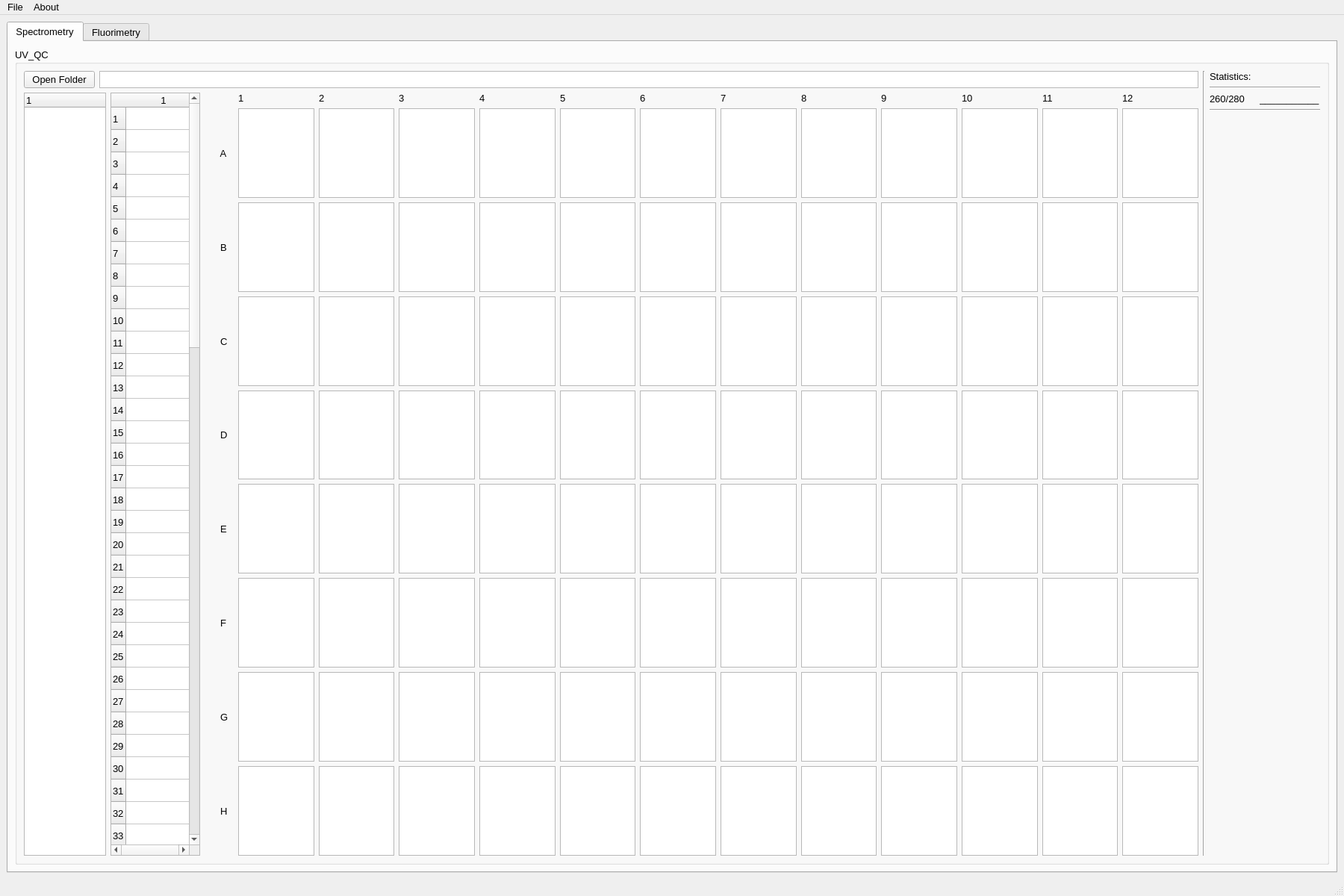
<?xml version="1.0" encoding="UTF-8"?>
<ui version="4.0">
 <class>QC</class>
 <widget class="QMainWindow" name="QC">
  <property name="windowModality">
   <enum>Qt::NonModal</enum>
  </property>
  <property name="enabled">
   <bool>true</bool>
  </property>
  <property name="geometry">
   <rect>
    <x>0</x>
    <y>0</y>
    <width>1800</width>
    <height>1200</height>
   </rect>
  </property>
  <property name="sizePolicy">
   <sizepolicy hsizetype="Expanding" vsizetype="Expanding">
    <horstretch>0</horstretch>
    <verstretch>0</verstretch>
   </sizepolicy>
  </property>
  <property name="minimumSize">
   <size>
    <width>1800</width>
    <height>1200</height>
   </size>
  </property>
  <property name="maximumSize">
   <size>
    <width>1800</width>
    <height>1200</height>
   </size>
  </property>
  <property name="font">
   <font>
    <pointsize>10</pointsize>
   </font>
  </property>
  <property name="windowTitle">
   <string>BTC_QC</string>
  </property>
  <property name="documentMode">
   <bool>false</bool>
  </property>
  <property name="tabShape">
   <enum>QTabWidget::Rounded</enum>
  </property>
  <widget class="QWidget" name="centralwidget">
   <layout class="QHBoxLayout" name="horizontalLayout">
    <item>
     <layout class="QVBoxLayout" name="verticalLayout">
      <item>
       <widget class="QTabWidget" name="tabWidget">
        <property name="sizePolicy">
         <sizepolicy hsizetype="Expanding" vsizetype="Ignored">
          <horstretch>0</horstretch>
          <verstretch>0</verstretch>
         </sizepolicy>
        </property>
        <property name="font">
         <font>
          <pointsize>10</pointsize>
         </font>
        </property>
        <property name="contextMenuPolicy">
         <enum>Qt::DefaultContextMenu</enum>
        </property>
        <property name="layoutDirection">
         <enum>Qt::LeftToRight</enum>
        </property>
        <property name="currentIndex">
         <number>0</number>
        </property>
        <widget class="QWidget" name="tab">
         <attribute name="title">
          <string>Spectrometry</string>
         </attribute>
         <layout class="QVBoxLayout" name="verticalLayout_7">
          <item>
           <widget class="QGroupBox" name="CSVgroupBox">
            <property name="minimumSize">
             <size>
              <width>800</width>
              <height>600</height>
             </size>
            </property>
            <property name="maximumSize">
             <size>
              <width>1920</width>
              <height>1280</height>
             </size>
            </property>
            <property name="title">
             <string>UV_QC</string>
            </property>
            <layout class="QHBoxLayout" name="horizontalLayout_8">
             <item>
              <layout class="QVBoxLayout" name="verticalLayout_2">
               <item>
                <layout class="QHBoxLayout" name="horizontalLayout_3">
                 <item>
                  <widget class="QPushButton" name="pushButton_6">
                   <property name="text">
                    <string>  Open Folder  </string>
                   </property>
                  </widget>
                 </item>
                 <item>
                  <widget class="QTextEdit" name="textEdit">
                   <property name="enabled">
                    <bool>true</bool>
                   </property>
                   <property name="sizePolicy">
                    <sizepolicy hsizetype="Expanding" vsizetype="Ignored">
                     <horstretch>0</horstretch>
                     <verstretch>0</verstretch>
                    </sizepolicy>
                   </property>
                   <property name="verticalScrollBarPolicy">
                    <enum>Qt::ScrollBarAlwaysOff</enum>
                   </property>
                   <property name="horizontalScrollBarPolicy">
                    <enum>Qt::ScrollBarAlwaysOff</enum>
                   </property>
                  </widget>
                 </item>
                </layout>
               </item>
               <item>
                <layout class="QHBoxLayout" name="horizontalLayout_5">
                 <item>
                  <widget class="QTreeWidget" name="treeWidget">
                   <property name="sizePolicy">
                    <sizepolicy hsizetype="Preferred" vsizetype="Expanding">
                     <horstretch>0</horstretch>
                     <verstretch>0</verstretch>
                    </sizepolicy>
                   </property>
                   <property name="minimumSize">
                    <size>
                     <width>110</width>
                     <height>0</height>
                    </size>
                   </property>
                   <property name="maximumSize">
                    <size>
                     <width>1677</width>
                     <height>16777</height>
                    </size>
                   </property>
                  </widget>
                 </item>
                 <item>
                  <spacer name="horizontalSpacer">
                   <property name="orientation">
                    <enum>Qt::Horizontal</enum>
                   </property>
                   <property name="sizeHint" stdset="0">
                    <size>
                     <width>40</width>
                     <height>20</height>
                    </size>
                   </property>
                  </spacer>
                 </item>
                 <item>
                  <widget class="QTableWidget" name="tableWidget">
                   <property name="sizePolicy">
                    <sizepolicy hsizetype="Minimum" vsizetype="Expanding">
                     <horstretch>0</horstretch>
                     <verstretch>0</verstretch>
                    </sizepolicy>
                   </property>
                   <property name="minimumSize">
                    <size>
                     <width>120</width>
                     <height>0</height>
                    </size>
                   </property>
                   <property name="maximumSize">
                    <size>
                     <width>16777</width>
                     <height>16777</height>
                    </size>
                   </property>
                   <property name="midLineWidth">
                    <number>5</number>
                   </property>
                   <property name="verticalScrollBarPolicy">
                    <enum>Qt::ScrollBarAlwaysOn</enum>
                   </property>
                   <property name="horizontalScrollBarPolicy">
                    <enum>Qt::ScrollBarAlwaysOn</enum>
                   </property>
                   <property name="sizeAdjustPolicy">
                    <enum>QAbstractScrollArea::AdjustToContents</enum>
                   </property>
                   <property name="rowCount">
                    <number>96</number>
                   </property>
                   <property name="columnCount">
                    <number>1</number>
                   </property>
                   <attribute name="horizontalHeaderMinimumSectionSize">
                    <number>30</number>
                   </attribute>
                   <row/>
                   <row/>
                   <row/>
                   <row/>
                   <row/>
                   <row/>
                   <row/>
                   <row/>
                   <row/>
                   <row/>
                   <row/>
                   <row/>
                   <row/>
                   <row/>
                   <row/>
                   <row/>
                   <row/>
                   <row/>
                   <row/>
                   <row/>
                   <row/>
                   <row/>
                   <row/>
                   <row/>
                   <row/>
                   <row/>
                   <row/>
                   <row/>
                   <row/>
                   <row/>
                   <row/>
                   <row/>
                   <row/>
                   <row/>
                   <row/>
                   <row/>
                   <row/>
                   <row/>
                   <row/>
                   <row/>
                   <row/>
                   <row/>
                   <row/>
                   <row/>
                   <row/>
                   <row/>
                   <row/>
                   <row/>
                   <row/>
                   <row/>
                   <row/>
                   <row/>
                   <row/>
                   <row/>
                   <row/>
                   <row/>
                   <row/>
                   <row/>
                   <row/>
                   <row/>
                   <row/>
                   <row/>
                   <row/>
                   <row/>
                   <row/>
                   <row/>
                   <row/>
                   <row/>
                   <row/>
                   <row/>
                   <row/>
                   <row/>
                   <row/>
                   <row/>
                   <row/>
                   <row/>
                   <row/>
                   <row/>
                   <row/>
                   <row/>
                   <row/>
                   <row/>
                   <row/>
                   <row/>
                   <row/>
                   <row/>
                   <row/>
                   <row/>
                   <row/>
                   <row/>
                   <row/>
                   <row/>
                   <row/>
                   <row/>
                   <row/>
                   <row/>
                   <column/>
                  </widget>
                 </item>
                 <item>
                  <layout class="QGridLayout" name="gridLayout_3">
                   <item row="4" column="6">
                    <widget class="QGraphicsView" name="graphicsView_38"/>
                   </item>
                   <item row="4" column="13">
                    <widget class="QGraphicsView" name="graphicsView_45"/>
                   </item>
                   <item row="0" column="13">
                    <widget class="QLabel" name="label_18">
                     <property name="text">
                      <string>12</string>
                     </property>
                    </widget>
                   </item>
                   <item row="5" column="3">
                    <widget class="QGraphicsView" name="graphicsView_47"/>
                   </item>
                   <item row="3" column="9">
                    <widget class="QGraphicsView" name="graphicsView_29"/>
                   </item>
                   <item row="2" column="5">
                    <widget class="QGraphicsView" name="graphicsViewB4"/>
                   </item>
                   <item row="2" column="6">
                    <widget class="QGraphicsView" name="graphicsViewB5"/>
                   </item>
                   <item row="3" column="12">
                    <widget class="QGraphicsView" name="graphicsView_32"/>
                   </item>
                   <item row="5" column="7">
                    <widget class="QGraphicsView" name="graphicsView_51"/>
                   </item>
                   <item row="3" column="6">
                    <widget class="QGraphicsView" name="graphicsView_26"/>
                   </item>
                   <item row="0" column="11">
                    <widget class="QLabel" name="label_16">
                     <property name="text">
                      <string>10</string>
                     </property>
                    </widget>
                   </item>
                   <item row="6" column="11">
                    <widget class="QGraphicsView" name="graphicsView_67"/>
                   </item>
                   <item row="1" column="10">
                    <widget class="QGraphicsView" name="graphicsView_9"/>
                   </item>
                   <item row="3" column="5">
                    <widget class="QGraphicsView" name="graphicsView_25"/>
                   </item>
                   <item row="3" column="2">
                    <widget class="QGraphicsView" name="graphicsViewC1"/>
                   </item>
                   <item row="6" column="9">
                    <widget class="QGraphicsView" name="graphicsView_65"/>
                   </item>
                   <item row="7" column="5">
                    <widget class="QGraphicsView" name="graphicsView_73"/>
                   </item>
                   <item row="7" column="1">
                    <widget class="QLabel" name="label_25">
                     <property name="text">
                      <string>  G  </string>
                     </property>
                    </widget>
                   </item>
                   <item row="4" column="2">
                    <widget class="QGraphicsView" name="graphicsView_34"/>
                   </item>
                   <item row="7" column="7">
                    <widget class="QGraphicsView" name="graphicsView_75"/>
                   </item>
                   <item row="3" column="11">
                    <widget class="QGraphicsView" name="graphicsView_31"/>
                   </item>
                   <item row="1" column="4">
                    <widget class="QGraphicsView" name="graphicsView_3"/>
                   </item>
                   <item row="2" column="13">
                    <widget class="QGraphicsView" name="graphicsViewB12"/>
                   </item>
                   <item row="7" column="2">
                    <widget class="QGraphicsView" name="graphicsView_70"/>
                   </item>
                   <item row="3" column="4">
                    <widget class="QGraphicsView" name="graphicsView_24"/>
                   </item>
                   <item row="1" column="5">
                    <widget class="QGraphicsView" name="graphicsView_4"/>
                   </item>
                   <item row="0" column="3">
                    <widget class="QLabel" name="label_4">
                     <property name="text">
                      <string>2</string>
                     </property>
                    </widget>
                   </item>
                   <item row="0" column="8">
                    <widget class="QLabel" name="label_9">
                     <property name="text">
                      <string>7</string>
                     </property>
                    </widget>
                   </item>
                   <item row="7" column="9">
                    <widget class="QGraphicsView" name="graphicsView_77"/>
                   </item>
                   <item row="1" column="8">
                    <widget class="QGraphicsView" name="graphicsView_7"/>
                   </item>
                   <item row="2" column="12">
                    <widget class="QGraphicsView" name="graphicsViewB11"/>
                   </item>
                   <item row="2" column="7">
                    <widget class="QGraphicsView" name="graphicsViewB6"/>
                   </item>
                   <item row="7" column="6">
                    <widget class="QGraphicsView" name="graphicsView_74"/>
                   </item>
                   <item row="4" column="5">
                    <widget class="QGraphicsView" name="graphicsView_37"/>
                   </item>
                   <item row="0" column="5">
                    <widget class="QLabel" name="label_6">
                     <property name="text">
                      <string>4</string>
                     </property>
                    </widget>
                   </item>
                   <item row="3" column="13">
                    <widget class="QGraphicsView" name="graphicsView_33"/>
                   </item>
                   <item row="2" column="2">
                    <widget class="QGraphicsView" name="graphicsViewB1"/>
                   </item>
                   <item row="7" column="4">
                    <widget class="QGraphicsView" name="graphicsView_72"/>
                   </item>
                   <item row="4" column="12">
                    <widget class="QGraphicsView" name="graphicsView_44"/>
                   </item>
                   <item row="6" column="6">
                    <widget class="QGraphicsView" name="graphicsView_62"/>
                   </item>
                   <item row="2" column="1">
                    <widget class="QLabel" name="label_20">
                     <property name="text">
                      <string>  B  </string>
                     </property>
                    </widget>
                   </item>
                   <item row="6" column="7">
                    <widget class="QGraphicsView" name="graphicsView_63"/>
                   </item>
                   <item row="4" column="3">
                    <widget class="QGraphicsView" name="graphicsView_35"/>
                   </item>
                   <item row="1" column="6">
                    <widget class="QGraphicsView" name="graphicsView_5"/>
                   </item>
                   <item row="0" column="6">
                    <widget class="QLabel" name="label_7">
                     <property name="text">
                      <string>5</string>
                     </property>
                    </widget>
                   </item>
                   <item row="4" column="11">
                    <widget class="QGraphicsView" name="graphicsView_43"/>
                   </item>
                   <item row="6" column="13">
                    <widget class="QGraphicsView" name="graphicsView_69"/>
                   </item>
                   <item row="6" column="10">
                    <widget class="QGraphicsView" name="graphicsView_66"/>
                   </item>
                   <item row="5" column="9">
                    <widget class="QGraphicsView" name="graphicsView_53"/>
                   </item>
                   <item row="6" column="1">
                    <widget class="QLabel" name="label_24">
                     <property name="text">
                      <string>  F  </string>
                     </property>
                    </widget>
                   </item>
                   <item row="5" column="1">
                    <widget class="QLabel" name="label_23">
                     <property name="text">
                      <string>  E  </string>
                     </property>
                    </widget>
                   </item>
                   <item row="4" column="4">
                    <widget class="QGraphicsView" name="graphicsView_36"/>
                   </item>
                   <item row="6" column="12">
                    <widget class="QGraphicsView" name="graphicsView_68"/>
                   </item>
                   <item row="5" column="8">
                    <widget class="QGraphicsView" name="graphicsView_52"/>
                   </item>
                   <item row="0" column="7">
                    <widget class="QLabel" name="label_8">
                     <property name="text">
                      <string>6</string>
                     </property>
                    </widget>
                   </item>
                   <item row="6" column="5">
                    <widget class="QGraphicsView" name="graphicsView_61"/>
                   </item>
                   <item row="5" column="6">
                    <widget class="QGraphicsView" name="graphicsView_50"/>
                   </item>
                   <item row="2" column="9">
                    <widget class="QGraphicsView" name="graphicsViewB8"/>
                   </item>
                   <item row="6" column="4">
                    <widget class="QGraphicsView" name="graphicsView_60"/>
                   </item>
                   <item row="1" column="3">
                    <widget class="QGraphicsView" name="graphicsViewA2"/>
                   </item>
                   <item row="3" column="7">
                    <widget class="QGraphicsView" name="graphicsView_27"/>
                   </item>
                   <item row="4" column="8">
                    <widget class="QGraphicsView" name="graphicsView_40"/>
                   </item>
                   <item row="6" column="3">
                    <widget class="QGraphicsView" name="graphicsView_59"/>
                   </item>
                   <item row="1" column="2">
                    <widget class="QGraphicsView" name="graphicsViewA1"/>
                   </item>
                   <item row="4" column="1">
                    <widget class="QLabel" name="label_22">
                     <property name="text">
                      <string>  D  </string>
                     </property>
                    </widget>
                   </item>
                   <item row="2" column="4">
                    <widget class="QGraphicsView" name="graphicsViewB3"/>
                   </item>
                   <item row="2" column="3">
                    <widget class="QGraphicsView" name="graphicsViewB2"/>
                   </item>
                   <item row="0" column="4">
                    <widget class="QLabel" name="label_5">
                     <property name="text">
                      <string>3</string>
                     </property>
                    </widget>
                   </item>
                   <item row="0" column="12">
                    <widget class="QLabel" name="label_17">
                     <property name="text">
                      <string>11</string>
                     </property>
                    </widget>
                   </item>
                   <item row="6" column="8">
                    <widget class="QGraphicsView" name="graphicsView_64"/>
                   </item>
                   <item row="4" column="10">
                    <widget class="QGraphicsView" name="graphicsView_42"/>
                   </item>
                   <item row="5" column="10">
                    <widget class="QGraphicsView" name="graphicsView_54"/>
                   </item>
                   <item row="7" column="12">
                    <widget class="QGraphicsView" name="graphicsView_80"/>
                   </item>
                   <item row="5" column="11">
                    <widget class="QGraphicsView" name="graphicsView_55"/>
                   </item>
                   <item row="0" column="10">
                    <widget class="QLabel" name="label_15">
                     <property name="text">
                      <string>9</string>
                     </property>
                    </widget>
                   </item>
                   <item row="5" column="4">
                    <widget class="QGraphicsView" name="graphicsView_48"/>
                   </item>
                   <item row="3" column="3">
                    <widget class="QGraphicsView" name="graphicsViewC2"/>
                   </item>
                   <item row="7" column="11">
                    <widget class="QGraphicsView" name="graphicsView_79"/>
                   </item>
                   <item row="3" column="1">
                    <widget class="QLabel" name="label_21">
                     <property name="text">
                      <string>  C  </string>
                     </property>
                    </widget>
                   </item>
                   <item row="5" column="12">
                    <widget class="QGraphicsView" name="graphicsView_56"/>
                   </item>
                   <item row="5" column="5">
                    <widget class="QGraphicsView" name="graphicsView_49"/>
                   </item>
                   <item row="5" column="2">
                    <widget class="QGraphicsView" name="graphicsView_46"/>
                   </item>
                   <item row="1" column="9">
                    <widget class="QGraphicsView" name="graphicsView_8"/>
                   </item>
                   <item row="2" column="10">
                    <widget class="QGraphicsView" name="graphicsViewB9"/>
                   </item>
                   <item row="2" column="11">
                    <widget class="QGraphicsView" name="graphicsViewB10"/>
                   </item>
                   <item row="7" column="10">
                    <widget class="QGraphicsView" name="graphicsView_78"/>
                   </item>
                   <item row="4" column="9">
                    <widget class="QGraphicsView" name="graphicsView_41"/>
                   </item>
                   <item row="5" column="13">
                    <widget class="QGraphicsView" name="graphicsView_57"/>
                   </item>
                   <item row="7" column="3">
                    <widget class="QGraphicsView" name="graphicsView_71"/>
                   </item>
                   <item row="7" column="8">
                    <widget class="QGraphicsView" name="graphicsView_76"/>
                   </item>
                   <item row="2" column="8">
                    <widget class="QGraphicsView" name="graphicsViewB7"/>
                   </item>
                   <item row="6" column="2">
                    <widget class="QGraphicsView" name="graphicsView_58"/>
                   </item>
                   <item row="4" column="7">
                    <widget class="QGraphicsView" name="graphicsView_39"/>
                   </item>
                   <item row="1" column="7">
                    <widget class="QGraphicsView" name="graphicsView_6"/>
                   </item>
                   <item row="7" column="13">
                    <widget class="QGraphicsView" name="graphicsView_81"/>
                   </item>
                   <item row="0" column="9">
                    <widget class="QLabel" name="label_14">
                     <property name="text">
                      <string>8</string>
                     </property>
                    </widget>
                   </item>
                   <item row="3" column="8">
                    <widget class="QGraphicsView" name="graphicsView_28"/>
                   </item>
                   <item row="0" column="2">
                    <widget class="QLabel" name="label_3">
                     <property name="text">
                      <string>1</string>
                     </property>
                    </widget>
                   </item>
                   <item row="0" column="0">
                    <widget class="QLabel" name="label_2">
                     <property name="text">
                      <string/>
                     </property>
                    </widget>
                   </item>
                   <item row="3" column="10">
                    <widget class="QGraphicsView" name="graphicsView_30"/>
                   </item>
                   <item row="1" column="1">
                    <widget class="QLabel" name="label_19">
                     <property name="text">
                      <string>  A  </string>
                     </property>
                    </widget>
                   </item>
                   <item row="8" column="2">
                    <widget class="QGraphicsView" name="graphicsView_82"/>
                   </item>
                   <item row="8" column="3">
                    <widget class="QGraphicsView" name="graphicsView_83"/>
                   </item>
                   <item row="8" column="4">
                    <widget class="QGraphicsView" name="graphicsView_84"/>
                   </item>
                   <item row="8" column="5">
                    <widget class="QGraphicsView" name="graphicsView_85"/>
                   </item>
                   <item row="8" column="6">
                    <widget class="QGraphicsView" name="graphicsView_86"/>
                   </item>
                   <item row="8" column="7">
                    <widget class="QGraphicsView" name="graphicsView_87"/>
                   </item>
                   <item row="8" column="8">
                    <widget class="QGraphicsView" name="graphicsView_88"/>
                   </item>
                   <item row="8" column="9">
                    <widget class="QGraphicsView" name="graphicsView_89"/>
                   </item>
                   <item row="8" column="10">
                    <widget class="QGraphicsView" name="graphicsView_90"/>
                   </item>
                   <item row="8" column="11">
                    <widget class="QGraphicsView" name="graphicsView_91"/>
                   </item>
                   <item row="8" column="12">
                    <widget class="QGraphicsView" name="graphicsView_92"/>
                   </item>
                   <item row="8" column="13">
                    <widget class="QGraphicsView" name="graphicsView_93"/>
                   </item>
                   <item row="8" column="1">
                    <widget class="QLabel" name="label_26">
                     <property name="text">
                      <string>  H  </string>
                     </property>
                    </widget>
                   </item>
                   <item row="1" column="11">
                    <widget class="QGraphicsView" name="graphicsViewA10"/>
                   </item>
                   <item row="1" column="12">
                    <widget class="QGraphicsView" name="graphicsViewA11"/>
                   </item>
                   <item row="1" column="13">
                    <widget class="QGraphicsView" name="graphicsViewA12"/>
                   </item>
                  </layout>
                 </item>
                </layout>
               </item>
              </layout>
             </item>
             <item>
              <widget class="Line" name="line_5">
               <property name="orientation">
                <enum>Qt::Vertical</enum>
               </property>
              </widget>
             </item>
             <item>
              <layout class="QVBoxLayout" name="verticalLayout_4">
               <item>
                <widget class="QLabel" name="label">
                 <property name="text">
                  <string>Statistics:</string>
                 </property>
                </widget>
               </item>
               <item>
                <widget class="Line" name="line_2">
                 <property name="orientation">
                  <enum>Qt::Horizontal</enum>
                 </property>
                </widget>
               </item>
               <item>
                <layout class="QHBoxLayout" name="horizontalLayout_6">
                 <item>
                  <widget class="QLabel" name="label_10">
                   <property name="text">
                    <string>260/280</string>
                   </property>
                  </widget>
                 </item>
                 <item>
                  <widget class="QLabel" name="label_11">
                   <property name="text">
                    <string/>
                   </property>
                  </widget>
                 </item>
                 <item>
                  <widget class="QLabel" name="label_12">
                   <property name="text">
                    <string>___________</string>
                   </property>
                  </widget>
                 </item>
                </layout>
               </item>
               <item>
                <widget class="Line" name="line_4">
                 <property name="orientation">
                  <enum>Qt::Horizontal</enum>
                 </property>
                </widget>
               </item>
               <item>
                <spacer name="verticalSpacer">
                 <property name="orientation">
                  <enum>Qt::Vertical</enum>
                 </property>
                 <property name="sizeHint" stdset="0">
                  <size>
                   <width>20</width>
                   <height>40</height>
                  </size>
                 </property>
                </spacer>
               </item>
              </layout>
             </item>
            </layout>
           </widget>
          </item>
         </layout>
        </widget>
        <widget class="QWidget" name="tab_3">
         <attribute name="title">
          <string>Fluorimetry</string>
         </attribute>
         <layout class="QVBoxLayout" name="verticalLayout_8">
          <item>
           <widget class="QGroupBox" name="groupBox">
            <property name="title">
             <string>Flyorimetry_QC</string>
            </property>
            <layout class="QHBoxLayout" name="horizontalLayout_15">
             <item>
              <layout class="QVBoxLayout" name="verticalLayout_3">
               <item>
                <layout class="QHBoxLayout" name="horizontalLayout_2">
                 <item>
                  <widget class="QPushButton" name="pushButton">
                   <property name="text">
                    <string>Load Protocol</string>
                   </property>
                  </widget>
                 </item>
                 <item>
                  <widget class="QTextEdit" name="textEdit_2">
                   <property name="sizePolicy">
                    <sizepolicy hsizetype="Expanding" vsizetype="Ignored">
                     <horstretch>0</horstretch>
                     <verstretch>0</verstretch>
                    </sizepolicy>
                   </property>
                   <property name="verticalScrollBarPolicy">
                    <enum>Qt::ScrollBarAlwaysOff</enum>
                   </property>
                   <property name="horizontalScrollBarPolicy">
                    <enum>Qt::ScrollBarAlwaysOff</enum>
                   </property>
                   <property name="sizeAdjustPolicy">
                    <enum>QAbstractScrollArea::AdjustIgnored</enum>
                   </property>
                  </widget>
                 </item>
                </layout>
               </item>
               <item>
                <widget class="QTableWidget" name="tableWidget_2">
                 <property name="rowCount">
                  <number>0</number>
                 </property>
                 <property name="columnCount">
                  <number>4</number>
                 </property>
                 <column>
                  <property name="text">
                   <string>Name</string>
                  </property>
                 </column>
                 <column>
                  <property name="text">
                   <string>Sequnce</string>
                  </property>
                 </column>
                 <column>
                  <property name="text">
                   <string>Extinction</string>
                  </property>
                 </column>
                 <column>
                  <property name="text">
                   <string>Add Water, (ul)</string>
                  </property>
                 </column>
                </widget>
               </item>
               <item>
                <widget class="QPushButton" name="pushButton_2">
                 <property name="text">
                  <string>Edit Protocol</string>
                 </property>
                </widget>
               </item>
              </layout>
             </item>
            </layout>
           </widget>
          </item>
         </layout>
        </widget>
       </widget>
      </item>
     </layout>
    </item>
   </layout>
  </widget>
  <widget class="QMenuBar" name="menubar">
   <property name="geometry">
    <rect>
     <x>0</x>
     <y>0</y>
     <width>1800</width>
     <height>21</height>
    </rect>
   </property>
   <widget class="QMenu" name="menu_about">
    <property name="title">
     <string>About</string>
    </property>
    <addaction name="action_"/>
   </widget>
   <widget class="QMenu" name="menu_file">
    <property name="title">
     <string>File</string>
    </property>
    <addaction name="action_2"/>
   </widget>
   <addaction name="menu_file"/>
   <addaction name="menu_about"/>
  </widget>
  <widget class="QStatusBar" name="statusBar"/>
  <action name="action_">
   <property name="text">
    <string>О программе</string>
   </property>
  </action>
  <action name="action_2">
   <property name="text">
    <string>Выход</string>
   </property>
  </action>
  <action name="action_3">
   <property name="text">
    <string>Файл настройки</string>
   </property>
  </action>
 </widget>
 <resources/>
 <connections/>
</ui>
